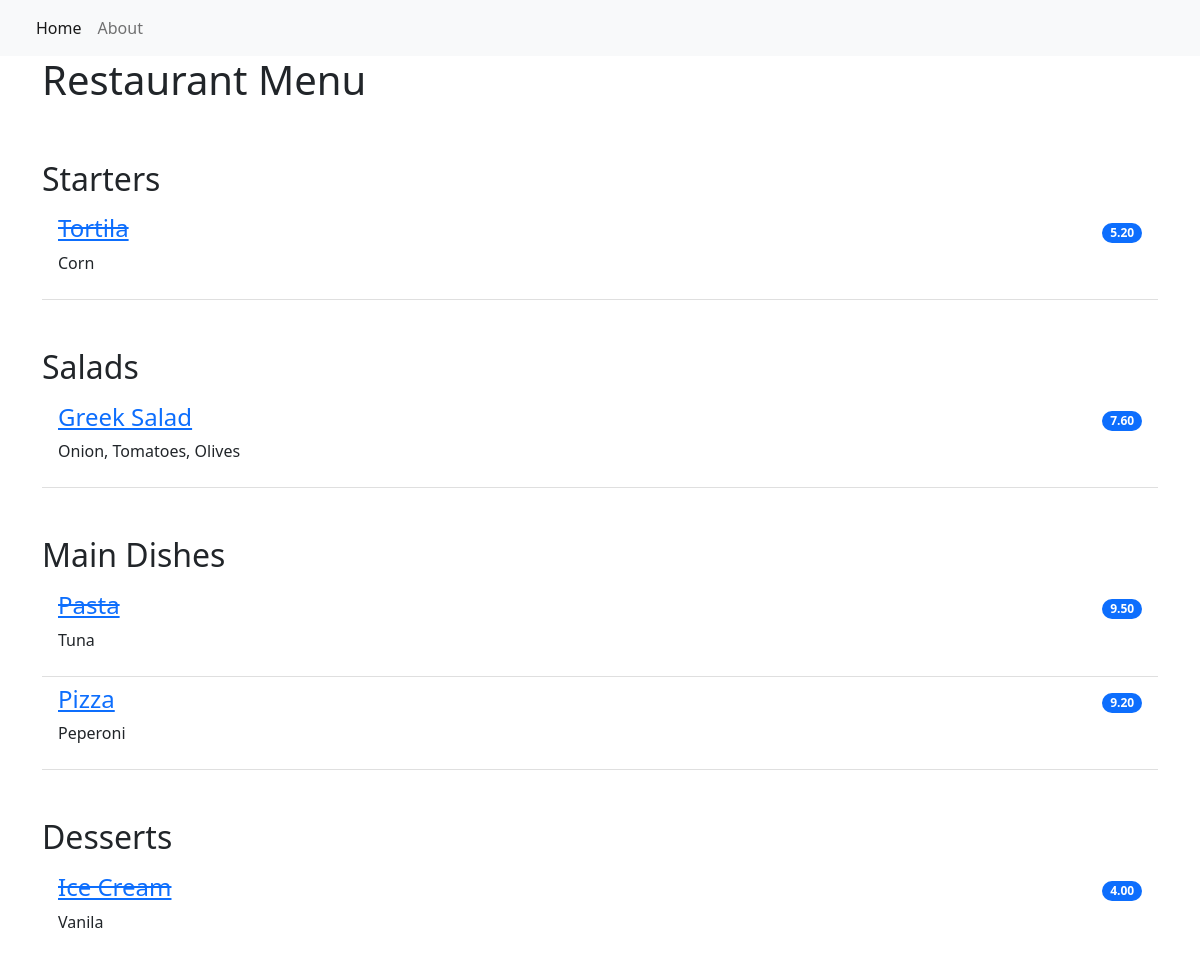
The page / on the database its author committed.
### restaurant_menu/models.py (models this page shows, shortened)
class Item(models.Model):
    meal = models.CharField(max_length=1000, unique=True)
    description = models.CharField(max_length=2000)
    price = models.DecimalField(max_digits=10, decimal_places=2)
    meal_type = models.CharField(max_length=200, choices=MEAL_TYPE)
    author = models.ForeignKey(User, on_delete=models.PROTECT)
    status = models.IntegerField(choices=STATUS, default=0)
    date_created = models.DateTimeField(auto_now_add=True)
    date_updated = models.DateTimeField(auto_now=True)

### restaurant_menu/views.py (the view)
# urls.py: path('', views.MenuList.as_view(), name='home'),
class MenuList(generic.ListView):
    queryset = Item.objects.order_by("-date_created")
    template_name = "index.html"
    def get_context_data(self, **kwargs):
        context = super().get_context_data(**kwargs)
        context["meals"] = MEAL_TYPE
        return context

### restaurant_menu/templates/index.html
{% extends 'base.html' %}
{% block content %}
<div class="container">
    <h1>Restaurant Menu</h1>
        <ul class="list-group list-group-flush">
            {% for meal in meals %}
                <h2 class="pt-5">{{ meal.1 }}</h2>
                    {% for row in item_list %}
                        {% if row.meal_type == meal.0 %}
                            {% if row.status == 0 %}
                            <li class="list-group-item d-flex justify-content-between align-items-center border-0 pb-0">
                                <a href="{% url 'menu_item' row.pk %}"><h4><del>{{ row.meal }}</del></h4></a>
                                <span class="badge bg-primary rounded-pill">{{ row.price }}</span>
                            </li>
                            <li class="list-group-item pt-0">
                                <p>{{ row.description }}</p>
                            </li>
                            {% else %}
                            <li class="list-group-item d-flex justify-content-between align-items-center border-0 pb-0">
                                <a href="{% url 'menu_item' row.pk %}"><h4>{{ row.meal }}</h4></a>
                                <span class="badge bg-primary rounded-pill">{{ row.price }}</span>
                            </li>
                            <li class="list-group-item pt-0">
                                <p>{{ row.description }}</p>
                            </li>
                            {% endif %}
                        {% endif %}
                    {% endfor %}
            {% endfor %}
        </ul>
</div>
{% endblock content %}

### restaurant_menu/templates/base.html (shortened to what this page needs)
<!DOCTYPE html>
<html lang="en">
    <head>
        <link href="https://cdn.jsdelivr.net/npm/bootstrap@5.2.0-beta1/dist/css/bootstrap.min.css" rel="stylesheet">
    </head>
    <body>
        <nav class="navbar navbar-expand-lg bg-light">
            <div class="container-fluid">
                <div class="collapse navbar-collapse" id="navbarNav">
                    <ul class="navbar-nav">
                         <li class="nav-item">
                            <a class="nav-link active" aria-current="page" href="{% url 'home' %}">Home</a>
                        </li>
                        <li class="nav-item">
                            <a class="nav-link" aria-current="page" href="{% url 'home' %}">About</a>
                        </li>
                    </ul>
                </div>
            </div>
        </nav>
        {% block content %}
        {% endblock content %}
    </body>
</html>

### rows shown on the page
Item: meal "Tortila", price "5.20", description "Corn"
Item: meal "Greek Salad", price "7.60", description "Onion, Tomatoes, Olives"
Item: meal "Pasta", price "9.50", description "Tuna"
Item: meal "Pizza", price "9.20", description "Peperoni"
Item: meal "Ice Cream", price "4.00", description "Vanila"

### other values the page prints
{{ meal.1 }} "Starters" "Salads" "Main Dishes" "Desserts"
